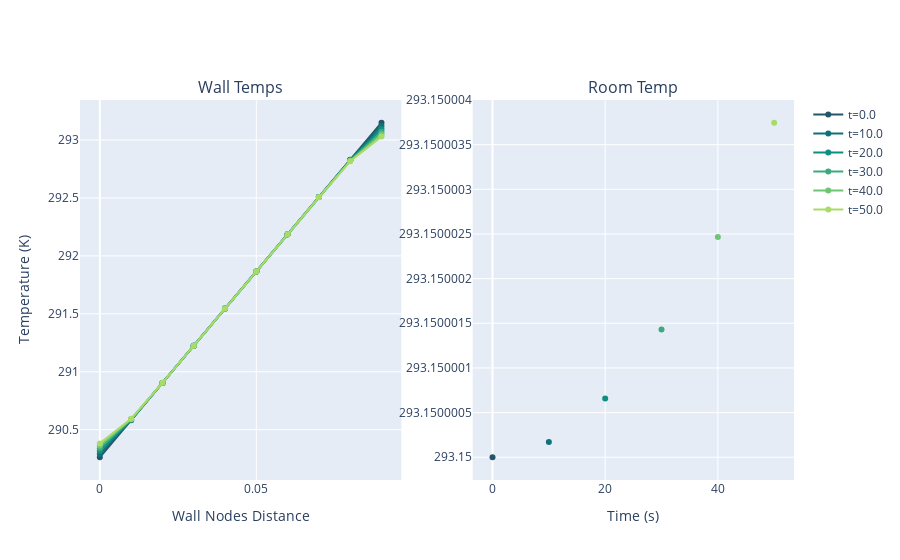

Source (notebook cell):
### Code cell
fig = make_subplots(rows=1, cols=2, shared_yaxes=False, subplot_titles=("Wall Temps", "Room Temp"))



cix=0
for ix_time, x_at_time in enumerate(v1.all_wall_temps):
    if ix_time%(10*4)== 0:
        fig.add_trace(go.Scatter(x=v1.twall.x_vals, y=x_at_time, mode='lines+markers', name=f"t={times[ix_time]}", line=dict(color=colors[cix])), row = 1, col = 1)


        fig.add_trace(go.Scatter(x=[times[ix_time]], y=[temps[ix_time]], mode='lines+markers', name=f"t={times[ix_time]}", showlegend=False, line=dict(color=colors[cix])), row = 1, col = 2)
        cix+=1

fig['layout']['yaxis']['title']='Temperature (K)'
fig['layout']['xaxis']['title']='Wall Nodes Distance'
fig['layout']['xaxis2']['title']='Time (s)'
fig.show()

### Figure 1 — Plotly figure (JSON) as saved in the notebook; plotly's stock layout.template omitted (floating-point values rounded to 4 significant figures)
{"data": [{"line": {"color": "rgb(36, 86, 104)"}, "mode": "lines+markers", "name": "t=0.0", "type": "scatter", "x": [0, 0.01, 0.02, 0.03, 0.04, 0.05, 0.06, 0.07, 0.08, 0.09], "xaxis": "x", "y": [290.3, 290.6, 290.9, 291.2, 291.5, 291.9, 292.2, 292.5, 292.8, 293.1], "yaxis": "y"}, {"line": {"color": "rgb(36, 86, 104)"}, "mode": "lines+markers", "name": "t=0.0", "showlegend": false, "type": "scatter", "x": [0], "xaxis": "x2", "y": [293.1], "yaxis": "y2"}, {"line": {"color": "rgb(15, 114, 121)"}, "mode": "lines+markers", "name": "t=10.0", "type": "scatter", "x": [0, 0.01, 0.02, 0.03, 0.04, 0.05, 0.06, 0.07, 0.08, 0.09], "xaxis": "x", "y": [290.3, 290.6, 290.9, 291.2, 291.5, 291.9, 292.2, 292.5, 292.8, 293.1], "yaxis": "y"}, {"line": {"color": "rgb(15, 114, 121)"}, "mode": "lines+markers", "name": "t=10.0", "showlegend": false, "type": "scatter", "x": [10], "xaxis": "x2", "y": [293.2], "yaxis": "y2"}, {"line": {"color": "rgb(13, 143, 129)"}, "mode": "lines+markers", "name": "t=20.0", "type": "scatter", "x": [0, 0.01, 0.02, 0.03, 0.04, 0.05, 0.06, 0.07, 0.08, 0.09], "xaxis": "x", "y": [290.3, 290.6, 290.9, 291.2, 291.5, 291.9, 292.2, 292.5, 292.8, 293.1], "yaxis": "y"}, {"line": {"color": "rgb(13, 143, 129)"}, "mode": "lines+markers", "name": "t=20.0", "showlegend": false, "type": "scatter", "x": [20], "xaxis": "x2", "y": [293.2], "yaxis": "y2"}, {"line": {"color": "rgb(57, 171, 126)"}, "mode": "lines+markers", "name": "t=30.0", "type": "scatter", "x": [0, 0.01, 0.02, 0.03, 0.04, 0.05, 0.06, 0.07, 0.08, 0.09], "xaxis": "x", "y": [290.3, 290.6, 290.9, 291.2, 291.5, 291.9, 292.2, 292.5, 292.8, 293.1], "yaxis": "y"}, {"line": {"color": "rgb(57, 171, 126)"}, "mode": "lines+markers", "name": "t=30.0", "showlegend": false, "type": "scatter", "x": [30], "xaxis": "x2", "y": [293.2], "yaxis": "y2"}, {"line": {"color": "rgb(110, 197, 116)"}, "mode": "lines+markers", "name": "t=40.0", "type": "scatter", "x": [0, 0.01, 0.02, 0.03, 0.04, 0.05, 0.06, 0.07, 0.08, 0.09], "xaxis": "x", "y": [290.4, 290.6, 290.9, 291.2, 291.5, 291.9, 292.2, 292.5, 292.8, 293.0], "yaxis": "y"}, {"line": {"color": "rgb(110, 197, 116)"}, "mode": "lines+markers", "name": "t=40.0", "showlegend": false, "type": "scatter", "x": [40], "xaxis": "x2", "y": [293.2], "yaxis": "y2"}, {"line": {"color": "rgb(169, 220, 103)"}, "mode": "lines+markers", "name": "t=50.0", "type": "scatter", "x": [0, 0.01, 0.02, 0.03, 0.04, 0.05, 0.06, 0.07, 0.08, 0.09], "xaxis": "x", "y": [290.4, 290.6, 290.9, 291.2, 291.5, 291.9, 292.2, 292.5, 292.8, 293.0], "yaxis": "y"}, {"line": {"color": "rgb(169, 220, 103)"}, "mode": "lines+markers", "name": "t=50.0", "showlegend": false, "type": "scatter", "x": [50], "xaxis": "x2", "y": [293.2], "yaxis": "y2"}], "layout": {"annotations": [{"font": {"size": 16}, "showarrow": false, "text": "Wall Temps", "x": 0.225, "xanchor": "center", "xref": "paper", "y": 1, "yanchor": "bottom", "yref": "paper"}, {"font": {"size": 16}, "showarrow": false, "text": "Room Temp", "x": 0.775, "xanchor": "center", "xref": "paper", "y": 1, "yanchor": "bottom", "yref": "paper"}], "xaxis": {"anchor": "y", "domain": [0, 0.45], "title": {"text": "Wall Nodes Distance"}}, "xaxis2": {"anchor": "y2", "domain": [0.55, 1], "title": {"text": "Time (s)"}}, "yaxis": {"anchor": "x", "domain": [0, 1], "title": {"text": "Temperature (K)"}}, "yaxis2": {"anchor": "x2", "domain": [0, 1]}}}
